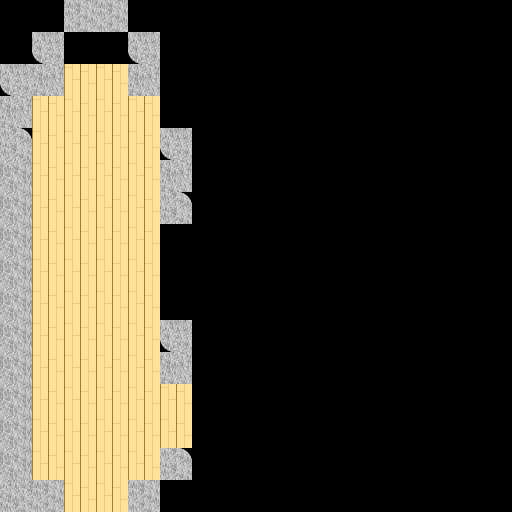

This is a level from a 2D game, rendered from its Tiled map with the project's own tilesets. A one-line summary and the map file follow, with tile-layer data summarised:
An orthogonal 16x16 tile map with 32x32 px tiles, 2 tile layers (floor, walls), 2 tilesets.

<map version="1.2" tiledversion="1.3.3" orientation="orthogonal" renderorder="right-down" width="16" height="16" tilewidth="32" tileheight="32" infinite="0" nextlayerid="3" nextobjectid="1">
 <tileset firstgid="1" source="pokoj_karlosa_tileset.tsx" />
 <tileset firstgid="65" source="przedpokoj_tileset.tsx" />
 <layer id="2" name="floor" width="16" height="16">
  <data>[256 cells, 54 non-empty, 1 distinct tile ids]</data>
 </layer>
 <layer id="1" name="walls" width="16" height="16">
  <data>[256 cells, 40 non-empty, 12 distinct tile ids]</data>
 </layer>
</map>